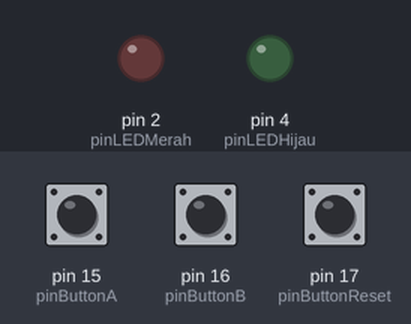
Simulated run of this sketch. Board: Arduino Uno, built with avr-gcc and run on an emulated ATmega328P. On the bench: output pins drawn as LEDs (lit = HIGH). Inputs (shaded band) come from the test bench; at power-on: pin 15 (pinButtonA) HIGH, pin 16 (pinButtonB) HIGH, pin 17 (pinButtonReset) HIGH. What the sketch prints to the serial monitor is not drawn.

Above: at 2.2 s.
2.3 s: pin 15 (pinButtonA) pulled LOW for 0.15 s
At 3.4 s:
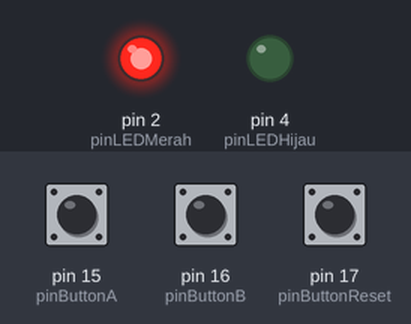
3.9 s: pin 16 (pinButtonB) pulled LOW for 0.15 s
At 4.5 s:
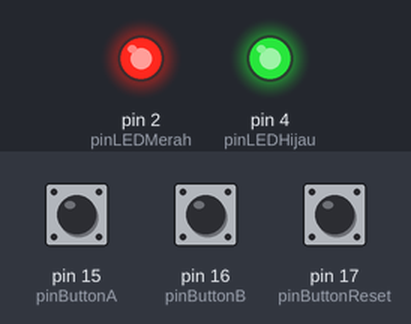
5.5 s: pin 16 (pinButtonB) pulled LOW for 1 s
At 5.9 s:
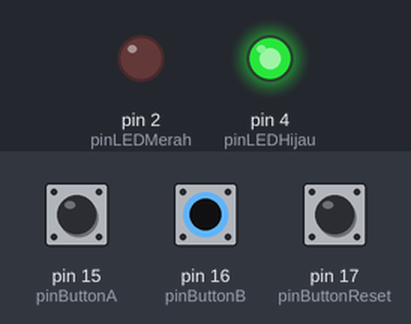
8.0 s: pin 17 (pinButtonReset) pulled LOW for 0.15 s
At 9.1 s:
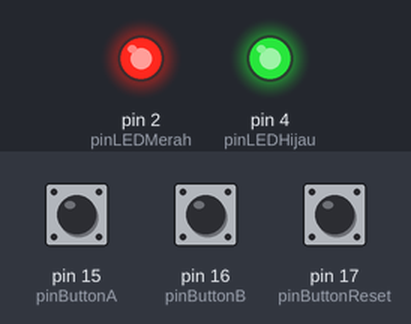
9.6 s: pin 15 (pinButtonA) pulled LOW for 1 s
At 10.2 s:
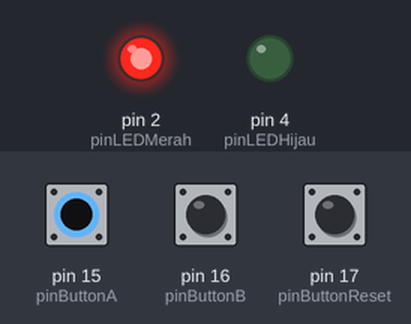
12.1 s: pin 16 (pinButtonB) pulled LOW for 3.2 s
At 13.2 s:
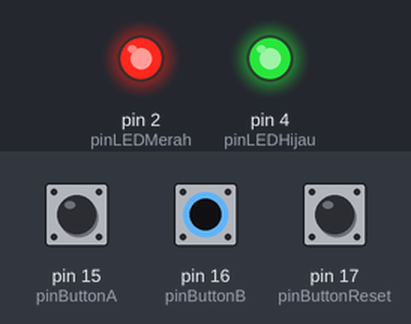
Timing chart, 0 to 15.1 s (numbered marks = the images above; inputs shaded):
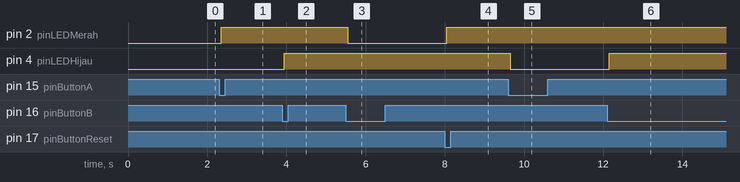

The sketch:

tugas-03-sistem-voting.ino
```cpp
/*
  ===================================================================
  TUGAS RUMAH 3: SISTEM VOTING SEDERHANA
  ===================================================================

  Deskripsi:
  Membuat sistem voting dengan 2 pilihan menggunakan 2 tombol dan 2 LED.
  Setiap tombol mewakili 1 kandidat, dan LED menunjukkan pemenang.

  Fitur:
  - Button A (kandidat merah)
  - Button B (kandidat hijau)
  - LED merah nyala jika kandidat A unggul
  - LED hijau nyala jika kandidat B unggul
  - Kedua LED nyala jika seri
  - Serial Monitor menampilkan hasil vote real-time
  - Button Reset untuk mulai voting baru

  Komponen yang Dibutuhkan:
  - 1x ESP32 Development Board
  - 2x Push Button (vote A dan B)
  - 1x Push Button (reset)
  - 1x LED Merah
  - 1x LED Hijau
  - 2x Resistor 220 ohm
  - Kabel jumper
  - Breadboard

  Koneksi Rangkaian:
  Button A (Vote Merah): GPIO15 ---> Button ---> GND
  Button B (Vote Hijau): GPIO16 ---> Button ---> GND
  Button Reset: GPIO17 ---> Button ---> GND
  LED Merah: GPIO2 ---> LED ---> Resistor 220Ω ---> GND
  LED Hijau: GPIO4 ---> LED ---> Resistor 220Ω ---> GND

  Aplikasi:
  - Voting kelas/organisasi
  - Polling pendapat
  - Game quiz
  - Feedback sistem (puas/tidak puas)

  Dibuat untuk: Mata Kuliah Bangunan Cerdas
  Instruktur: Anton Prafanto
  ===================================================================
*/

// ===== DEKLARASI PIN =====
const int pinButtonA = 15;     // Button vote A (merah)
const int pinButtonB = 16;     // Button vote B (hijau)
const int pinButtonReset = 17; // Button reset
const int pinLEDMerah = 2;     // LED merah (kandidat A)
const int pinLEDHijau = 4;     // LED hijau (kandidat B)

// ===== VARIABEL VOTING =====
int voteA = 0;  // Jumlah vote kandidat A
int voteB = 0;  // Jumlah vote kandidat B

// ===== VARIABEL BUTTON STATE =====
bool buttonA_sebelumnya = false;
bool buttonB_sebelumnya = false;
bool buttonReset_sebelumnya = false;

// ===== FUNGSI SETUP =====
void setup() {
  // Inisialisasi Serial Monitor
  Serial.begin(115200);
  delay(1000);

  Serial.println("========================================");
  Serial.println("     SISTEM VOTING SEDERHANA");
  Serial.println("========================================");
  Serial.println();
  Serial.println("Tekan Button A untuk vote MERAH");
  Serial.println("Tekan Button B untuk vote HIJAU");
  Serial.println("Tekan Button Reset untuk mulai lagi");
  Serial.println("========================================");
  Serial.println();

  // Set pin button sebagai INPUT dengan PULL-UP
  pinMode(pinButtonA, INPUT_PULLUP);
  pinMode(pinButtonB, INPUT_PULLUP);
  pinMode(pinButtonReset, INPUT_PULLUP);

  // Set pin LED sebagai OUTPUT
  pinMode(pinLEDMerah, OUTPUT);
  pinMode(pinLEDHijau, OUTPUT);

  // Matikan LED di awal
  digitalWrite(pinLEDMerah, LOW);
  digitalWrite(pinLEDHijau, LOW);

  // Tampilkan hasil awal (0-0)
  tampilkanHasil();
}

// ===== FUNGSI LOOP =====
void loop() {

  // ===== CEK BUTTON A (VOTE MERAH) =====
  bool buttonA_sekarang = (digitalRead(pinButtonA) == LOW);

  if (buttonA_sekarang && !buttonA_sebelumnya) {
    // Button A baru ditekan
    voteA++;
    Serial.println("✅ Vote untuk KANDIDAT A (MERAH)");
    tampilkanHasil();
    updateLED();
    delay(50);  // Debouncing
  }

  buttonA_sebelumnya = buttonA_sekarang;

  // ===== CEK BUTTON B (VOTE HIJAU) =====
  bool buttonB_sekarang = (digitalRead(pinButtonB) == LOW);

  if (buttonB_sekarang && !buttonB_sebelumnya) {
    // Button B baru ditekan
    voteB++;
    Serial.println("✅ Vote untuk KANDIDAT B (HIJAU)");
    tampilkanHasil();
    updateLED();
    delay(50);  // Debouncing
  }

  buttonB_sebelumnya = buttonB_sekarang;

  // ===== CEK BUTTON RESET =====
  bool buttonReset_sekarang = (digitalRead(pinButtonReset) == LOW);

  if (buttonReset_sekarang && !buttonReset_sebelumnya) {
    // Button reset ditekan
    voteA = 0;
    voteB = 0;
    Serial.println();
    Serial.println("🔄 RESET! Voting dimulai dari 0");
    Serial.println("========================================");
    tampilkanHasil();
    updateLED();
    delay(50);  // Debouncing
  }

  buttonReset_sebelumnya = buttonReset_sekarang;

  delay(10);
}

// ===== FUNGSI TAMPILKAN HASIL =====
void tampilkanHasil() {
  Serial.println();
  Serial.println("┌─────────────────────────────┐");
  Serial.println("│     HASIL VOTING SAAT INI   │");
  Serial.println("├─────────────────────────────┤");

  Serial.print("│ 🔴 Kandidat A: ");
  Serial.print(voteA);
  Serial.print(" vote");
  if (voteA != 1) Serial.print("s");
  Serial.println("        │");

  Serial.print("│ 🟢 Kandidat B: ");
  Serial.print(voteB);
  Serial.print(" vote");
  if (voteB != 1) Serial.print("s");
  Serial.println("        │");

  Serial.println("├─────────────────────────────┤");

  // Tentukan pemenang
  if (voteA > voteB) {
    Serial.println("│ Pemenang: 🔴 KANDIDAT A     │");
  } else if (voteB > voteA) {
    Serial.println("│ Pemenang: 🟢 KANDIDAT B     │");
  } else {
    Serial.println("│ Status: 🤝 SERI             │");
  }

  Serial.println("└─────────────────────────────┘");
  Serial.println();
}

// ===== FUNGSI UPDATE LED =====
void updateLED() {
  if (voteA > voteB) {
    // A unggul: LED merah nyala, hijau mati
    digitalWrite(pinLEDMerah, HIGH);
    digitalWrite(pinLEDHijau, LOW);
  } else if (voteB > voteA) {
    // B unggul: LED hijau nyala, merah mati
    digitalWrite(pinLEDMerah, LOW);
    digitalWrite(pinLEDHijau, HIGH);
  } else {
    // Seri: kedua LED nyala
    digitalWrite(pinLEDMerah, HIGH);
    digitalWrite(pinLEDHijau, HIGH);
  }
}

/*
  ===================================================================
  PENJELASAN KONSEP:
  ===================================================================

  1. SISTEM VOTING:
     - Counter untuk setiap kandidat
     - Increment counter saat button ditekan
     - Perbandingan untuk tentukan pemenang

  2. EDGE DETECTION:
     - Deteksi button "baru ditekan"
     - Mencegah multiple count saat button ditahan
     - Pattern: (now && !before)

  3. INDIKATOR VISUAL:
     - LED menunjukkan pemenang real-time
     - Merah = A unggul
     - Hijau = B unggul
     - Kedua nyala = seri

  4. RESET FUNCTIONALITY:
     - Kembalikan counter ke 0
     - Mulai voting baru
     - Clear display

  ===================================================================
  VARIASI & PENGEMBANGAN:
  ===================================================================

  1. VOTING 3 KANDIDAT:
     int voteC = 0;
     int pinButtonC = 18;
     int pinLEDBiru = 5;

     // Logika LED lebih kompleks (pakai if-else)

  2. BATAS WAKTU VOTING:
     unsigned long waktuMulai = millis();
     const unsigned long durasiVoting = 60000;  // 60 detik

     if (millis() - waktuMulai > durasiVoting) {
       // Voting selesai
       tutupVoting();
     }

  3. BATAS JUMLAH VOTER:
     const int maxVoter = 10;
     int totalVote = voteA + voteB;

     if (totalVote >= maxVoter) {
       // Voting penuh
       Serial.println("Voting ditutup (kuota penuh)");
     }

  4. TAMPILKAN DI OLED:
     display.clearDisplay();
     display.setTextSize(1);
     display.setCursor(0, 0);
     display.println("VOTING");
     display.print("A: ");
     display.println(voteA);
     display.print("B: ");
     display.println(voteB);
     display.display();

  5. PERCENTAGE BAR:
     int totalVote = voteA + voteB;
     if (totalVote > 0) {
       int persenA = (voteA * 100) / totalVote;
       int persenB = (voteB * 100) / totalVote;

       Serial.print("A: ");
       Serial.print(persenA);
       Serial.println("%");
       Serial.print("B: ");
       Serial.print(persenB);
       Serial.println("%");
     }

  6. BUZZER SAAT VOTE:
     digitalWrite(pinBuzzer, HIGH);
     delay(100);
     digitalWrite(pinBuzzer, LOW);

  7. ANTI-CHEAT (1 ORANG 1 VOTE):
     // Gunakan RFID card atau fingerprint
     // Cek apakah user sudah vote
     bool sudahVote[100];  // Array untuk track user

  ===================================================================
  APLIKASI REAL-WORLD:
  ===================================================================

  1. VOTING ORGANISASI:
     - Pemilihan ketua/anggota
     - Real-time result display
     - Anonymous voting

  2. FEEDBACK SYSTEM:
     - Puas / Tidak Puas
     - Like / Dislike
     - Restoran, hotel, event

  3. QUIZ/GAME:
     - Pilihan A atau B
     - Fastest finger first
     - Audience poll

  4. SMART BUILDING:
     - Vote untuk suhu AC (naik/turun)
     - Vote untuk pencahayaan (terang/redup)
     - Democracy in office environment

  5. TRAINING/WORKSHOP:
     - Polling pendapat peserta
     - Quick survey
     - Yes/No questions

  6. TRAFFIC SURVEY:
     - Hitung kendaraan (motor/mobil)
     - Pedestrian counter
     - Direction counter (masuk/keluar)

  ===================================================================
  TROUBLESHOOTING:
  ===================================================================

  Masalah: Vote bertambah sendiri tanpa tekan button
  Solusi:
  - Bouncing atau interferensi
  - Tambah delay debouncing lebih besar (100ms)
  - Tambah kapasitor di button

  Masalah: Vote tidak bertambah saat button ditekan
  Solusi:
  - Cek edge detection logic
  - Print status button untuk debug:
    Serial.println(buttonA_sekarang);
  - Cek koneksi button

  Masalah: LED tidak update
  Solusi:
  - Pastikan fungsi updateLED() dipanggil setelah vote
  - Cek koneksi LED
  - Test LED dengan digitalWrite langsung

  Masalah: Reset tidak berfungsi
  Solusi:
  - Cek button reset terhubung dengan benar
  - Pastikan edge detection untuk reset sama seperti button lain

  ===================================================================
  TIPS LANJUTAN:
  ===================================================================

  1. Data Logging ke SD Card:
     File logFile = SD.open("voting.txt", FILE_WRITE);
     logFile.print(millis());
     logFile.print(",");
     logFile.print(voteA);
     logFile.print(",");
     logFile.println(voteB);
     logFile.close();

  2. WiFi Voting (Web Interface):
     // Buat web server
     // Tampilkan hasil di browser
     // Vote dari smartphone

  3. MQTT untuk IoT Platform:
     // Kirim data ke cloud
     // Dashboard real-time di web
     // Notifikasi ke admin

  4. Sound Effect:
     // Bunyi berbeda untuk setiap kandidat
     tone(pinBuzzer, 1000);  // A = 1000Hz
     tone(pinBuzzer, 2000);  // B = 2000Hz

  ===================================================================
*/
```

Measured:
- after the input at 2.3 s, pin 2 (pinLEDMerah): LOW → HIGH after 0.05 s
- after the input at 3.9 s, pin 4 (pinLEDHijau): LOW → HIGH after 0.05 s
- after the input at 5.5 s, pin 2 (pinLEDMerah): HIGH → LOW after 0.05 s
- after the input at 8.0 s, pin 2 (pinLEDMerah): LOW → HIGH after 0.05 s
- after the input at 9.6 s, pin 4 (pinLEDHijau): HIGH → LOW after 0.05 s
- after the input at 12.1 s, pin 4 (pinLEDHijau): LOW → HIGH after 0.05 s
